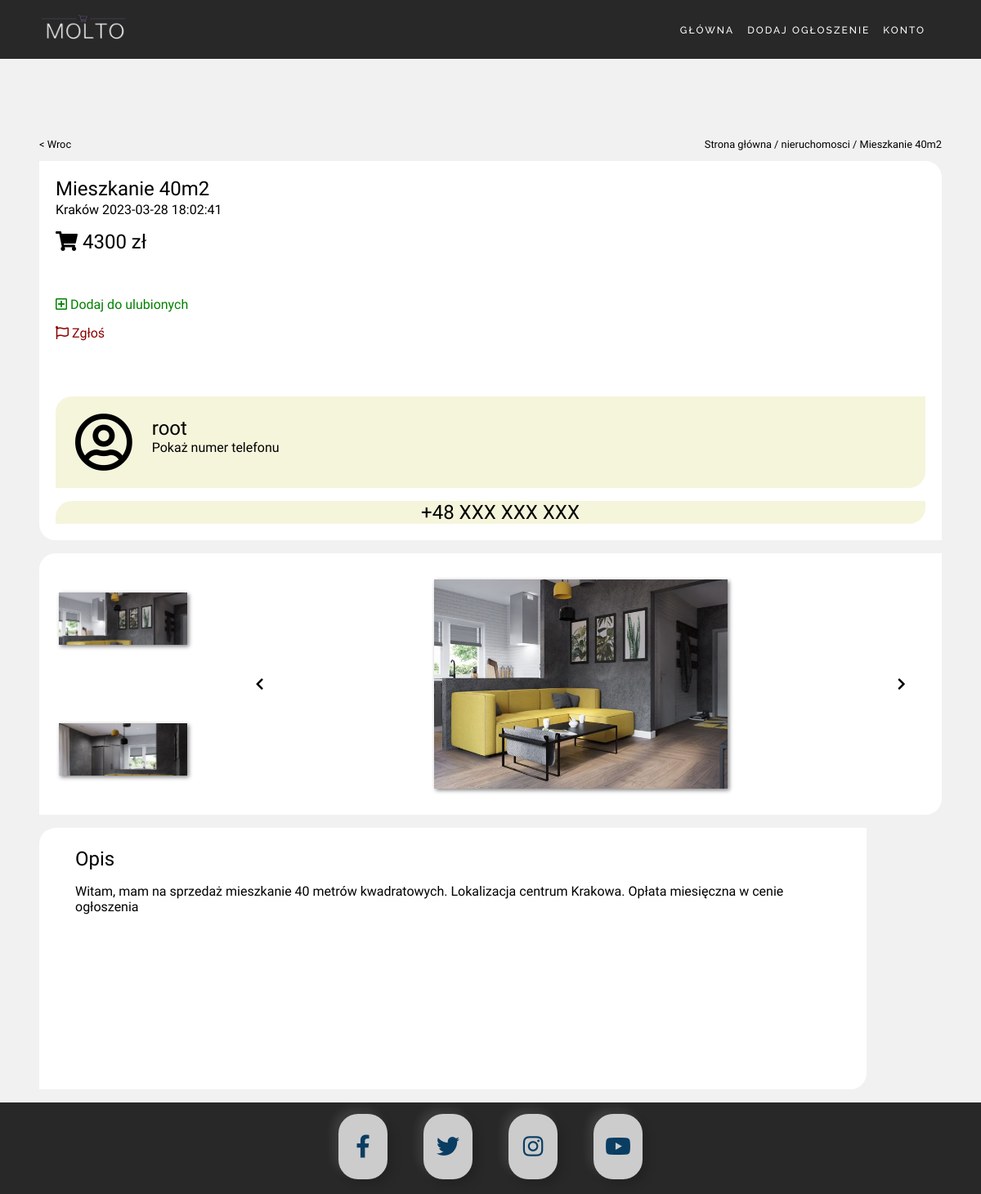
Page /ann.php?id=13 on the committed database.
### tables this page shows
CREATE TABLE `announcement` (
  `id` int(11) NOT NULL,
  `category` enum('motoryzacja','elektronika','ubrania','dom','nieruchomosci','rozrywka') NOT NULL,
  `title` tinytext NOT NULL,
  `description` text NOT NULL,
  `value` float NOT NULL,
  `img_link` text NOT NULL,
  `contact` text NOT NULL,
  `location` tinytext NOT NULL,
  `date` datetime NOT NULL,
  `user_owner` int(11) NOT NULL,
  `img_id` int(11) NOT NULL
);

CREATE TABLE `user` (
  `id` int(11) NOT NULL,
  `username` text NOT NULL,
  `password` text NOT NULL,
  `email` text NOT NULL,
  `phone_number` tinytext NOT NULL,
  `favorites` tinytext NOT NULL
);

CREATE TABLE `imgdata` (
  `id` int(11) NOT NULL,
  `first_img_link` text NOT NULL,
  `second_img_link` text NOT NULL,
  `third_img_link` text NOT NULL
);

### announcement.php (called while the page is built, shortened)
<?php
class Announcement{
    function __construct($id, $category, $title, $description, $value, $img_link, $contact, $location, $date, $user_owner, $img_id) {
        $this->id = $id;
        $this->title = $title;
        $this->category = $category;
        $this->description = $description;
        $this->value = $value;
        $this->img_link = $img_link;
        $this->location = $location;
        $this->date = $date;
      }
    public static function getById(int $id){
        $conn = DatabaseConnect::connect();
        $cmd = mysqli_prepare($conn, "SELECT * FROM announcement WHERE id=?");
        mysqli_stmt_bind_param($cmd, "i", $id);
        mysqli_stmt_execute($cmd);
        $getResult = mysqli_stmt_get_result($cmd);
        $row = mysqli_fetch_row($getResult);
        if(isset($row)){
            return new Announcement($row[0],$row[1],$row[2],$row[3],$row[4],$row[5],$row[6],$row[7],$row[8],$row[9],$row[10]);
        }else{
            throw new Exception("Cannot find announcement", 1);
        }
    }
    public static function getUserById(int $id){
        $conn = DatabaseConnect::connect();
        $cmd = mysqli_prepare($conn, "SELECT username FROM user WHERE id=?");
        mysqli_stmt_bind_param($cmd, "i", $id);
        mysqli_stmt_execute($cmd);
        $getResult = mysqli_stmt_get_result($cmd);
        $row = mysqli_fetch_row($getResult);
        if(isset($row)){
            return $row[0];
        }else{
            throw new Exception("Cannot find announcement", 1);
        }
    }
    public static function getImgById(int $id){
        $conn = DatabaseConnect::connect();
        $cmd = mysqli_prepare($conn, "SELECT first_img_link,second_img_link,third_img_link FROM imgdata WHERE id=?");
        mysqli_stmt_bind_param($cmd, "i", $id);
        mysqli_stmt_execute($cmd);
        $getResult = mysqli_stmt_get_result($cmd);
        $row = mysqli_fetch_row($getResult);
        if(isset($row)){
            return $row;
        }else{
            throw new Exception("Cannot find announcement", 1);
        }
    }
}
?>

### ann.php (the view, shortened to what this page needs)
<!DOCTYPE html>
<html lang="pl">
<head>
    <link rel="stylesheet" href="style/main.css">
    <link rel="stylesheet" href="style/annstyle.css" MEDIA="(min-width: 1250px)">
    <link rel="stylesheet" href="style/annstylephone.css" MEDIA="(max-width: 1249px)">
    <link rel="stylesheet" href="https://cdnjs.cloudflare.com/ajax/libs/font-awesome/5.13.0/css/all.min.css">
</head>
<body>
<?php
        include_once("page.php");
    ?>
    <main>
<?php
include_once("announcement.php");
if (session_status() === PHP_SESSION_NONE) {
    if(isset($_SESSION['logged']) && $_SESSION['logged'] == TRUE){
        $userId = User::userId($_SESSION['username']);
    }else{
        $userId = NULL;
    }
}
if(!isset($_GET["id"]) || !is_numeric($_GET["id"]) || $_GET["id"] <= 0){
    show_error("Nie można znaleźć ogłoszenia");
}else{
    try {
        $announcement = Announcement::getById($_GET["id"]);
        echo '<div class="annNavBack">';
        echo '<p><a href="index.php">< Wroc</a></p>';
        echo '<p><a href="index.php">Strona główna</a> / <a href="category.php?category='.$announcement->category.'">'.$announcement->category.'</a> / '.htmlspecialchars($announcement->title).'</p>';
        echo '</div>';
        echo '<div class="middleContent">';
        echo '<div class="leftBlock">';
        echo '<div class="annInfo">';
        echo '<h2>'.htmlspecialchars($announcement->title).'</h2>';
        echo '<p>'.htmlspecialchars($announcement->location)." ".$announcement->date.'</p>';
        echo '<h2><i class="fas fa-shopping-cart"></i> '.$announcement->value.' zł</h2>';
        echo '</div>';
        echo '<div class="annButtons">';
        echo '<p><a href="action.php?id_favorite='.$announcement->id.'&id_user='.$userId.'"><i class="far fa-plus-square"></i> Dodaj do ulubionych</a></p>';
        echo '<p><a href="action.php?id='.$announcement->id.'"><i class="far fa-flag"></i> Zgłoś</a></p>';
        echo '</div>';
        echo '<div class="annContact">';
        echo '<div class="userProfil">';
        echo '<h2><i class="far fa-user-circle"></i></h2><div><h2>'.Announcement::getUserById($announcement->user_owner).'</h2><p style="cursor: pointer" onclick="show_phone_number()">Pokaż numer telefonu</p></div>';
        echo '</div>';
        echo '<div class="phone">';
        echo '<div><h2 id="phone_number">+48 XXX XXX XXX</h2></div>';
        echo '</div>';
        echo '</div>';
        echo '</div>';
        echo '<div class="rightBlock">';
        echo '<div class="imgColumn">';
        for ($i=0; $i < 3; $i++) {
            if(Announcement::getImgById($announcement->img_id)[$i] != "NULL"){
                echo '<img src="ann_img/'.Announcement::getImgById($announcement->img_id)[$i].'">';
            }
        }?>
        <?php
        echo '</div>';
        echo '<div class="mainImg">';
        echo '<i class="fas fa-chevron-left" onclick="previous_img()"></i>';
        echo '<img src="ann_img/'.$announcement->img_link.'" id="main_img">';
        echo '<i class="fas fa-chevron-right" onclick="next_img()"></i>';
        echo '</div>';
        echo '</div>';
        echo '</div>';
    } catch (Exception $e) {
       show_error("Wystąpił błąd podczas ładowania ogłoszenia");
    }
}
?>
</main>
<section>
    <div id="description">
        <h2>Opis</h2>
        <p> <?php echo htmlspecialchars("$announcement->description") ?></p>
    </div>
</section>
</body>
</html>

### style/main.css (style rules this page uses)
body { background-color: #f1f1f1; margin: 0; }
main { background-color: #f1f1f1; }

### style/annstyle.css (style rules this page uses)
main { padding: 4vh 4vw 0vh 4vw; }
section { padding: 0vh 4vw 2vh 4vw; }
p { font-family: "Prompt", sans-serif; font-weight: 100; margin-top: 0.1em; }
h2 { font-family: "Prompt", sans-serif; font-weight: 400; }
a { text-decoration: none; color: inherit; }
.annNavBack { margin-top: 8vh; min-width: 400px; width: 26vw; display: flex; justify-content: space-between; font-family: "Prompt", sans-serif; font-weight: 100; }
.annNavBack a { text-decoration: none; color: black; }
.annButtons { padding: 0px 20px 0px 20px; }
.annButtons p:nth-child(1) { color: green; cursor: pointer; width: 45%; }
.annButtons p:nth-child(2) { color: darkred; cursor: pointer; width: 25%; }
.middleContent { display: flex; justify-content: space-between; height: 75vh; }
.leftBlock { display: flex; flex-direction: column; justify-content: space-between; border-radius: 0px 20px 0px 20px; background-color: white; height: 90%; width: 40%; }
.leftBlock .annInfo { padding: 0px 20px 0px 20px; }
.leftBlock .annInfo h2 { font-family: "Prompt", sans-serif; font-weight: 400; margin-bottom: 0; }
.leftBlock .annInfo p { font-family: "Prompt", sans-serif; font-weight: 100; margin-top: 0.1em; }
.leftBlock .annContact { margin: 0px 20px 20px 20px; }
.leftBlock .annContact .userProfil { border-radius: 20px 0px 20px 0px; background-color: beige; display: flex; justify-content: left; align-items: center; height: 14vh; }
.leftBlock .annContact .phone { border-radius: 20px 0px 20px 0px; background-color: beige; margin-top: 2vh; display: flex; justify-content: center; }
.leftBlock .annContact .userProfil div { display: flex; flex-direction: column; justify-content: center; }
.leftBlock .annContact .userProfil p { margin-left: 2vw; margin-top: 0px; }
.leftBlock .annContact h2 { margin-top: 0; margin-left: 2vw; font-family: "Prompt", sans-serif; font-weight: 400; margin-bottom: 0; }
.leftBlock .annContact .userProfil i { font-size: 4em; }
.rightBlock { display: flex; justify-content: space-around; border-radius: 20px 0px 20px 0px; margin-left: 2vw; background-color: white; height: 90%; width: 80%; }
.rightBlock .imgColumn { display: flex; margin-left: 2vw; flex-direction: column; justify-content: space-around; max-height: 100%; width: 20%; }
.rightBlock .imgColumn img { object-fit: cover; object-position: 100% 0; width: 80%; box-shadow: 2px 2px 5px gray; }
.mainImg { width: 90%; display: flex; justify-content: space-around; align-items: center; }
.mainImg img { margin: auto; object-fit: cover; object-position: 0 0; max-height: 80%; max-width: 80%; box-shadow: 2px 2px 5px gray; }
.mainImg i { cursor: pointer; margin: 5%; }
#description { padding: 0px 20px 0px 20px; background-color: white; width: 100%; height: 40vh; border-radius: 20px 0px 20px 0px; }
#description h2 { padding-top: 1em; margin-top: 0; margin-left: 2vw; font-family: "Prompt", sans-serif; font-weight: 400; margin-bottom: 0; }
#description p { margin-left: 2vw; font-family: "Prompt", sans-serif; font-weight: 100; margin-top: 1em; }

### rows in the picture
announcement: category "nieruchomosci", title "Mieszkanie 40m2", location "Kraków", date "2023-03-28 18:02:41", value "4300", user_owner.username "root", img.first_img_link (picture), img.second_img_link (picture), img_link (picture), description "Witam, mam na sprzedaż mieszkanie 40 metrów kwadratowych. Lokalizacja centrum Krakowa. Opłata miesięczna w cenie ogłoszenia"
